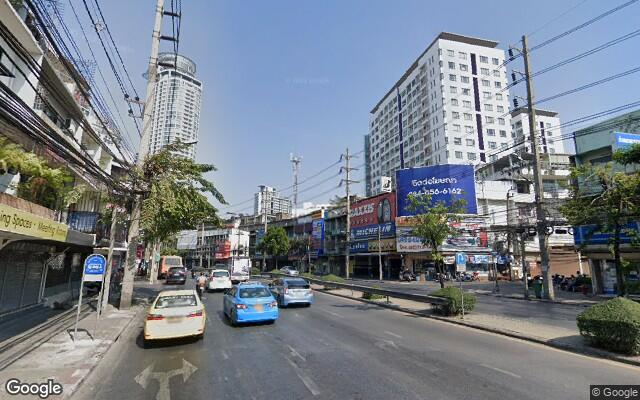
#> input picture rama3/0015_2.jpg, 640 x 400 px, found by its file name; its folder holds 4 pictures in this run
$ python batchResize.py
#> lines starting #> are read from the running program, lines starting #| are printed output that depends on the picture
import PIL
import os
import os.path
from PIL import Image

f = r'/rama3'
for file in os.listdir(f):
    f_img = f+"/"+file
    img = Image.open(f_img)
#> img is the input picture: PIL image 640x400 RGB; mean R, G, B 119.3, 127, 136.3
    img = img.resize((2048,1024))
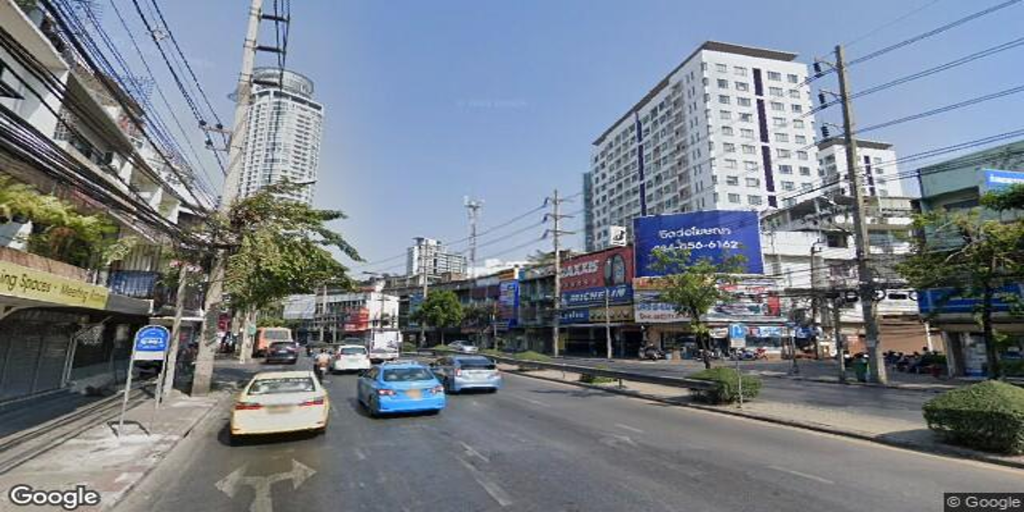
#> img: PIL image 2048x1024 RGB (shown at 1/2 size); mean R, G, B 119.3, 127, 136.3
    img.save(f_img)
#> pass 2 of the loop `for file in os.listdir(f):`:
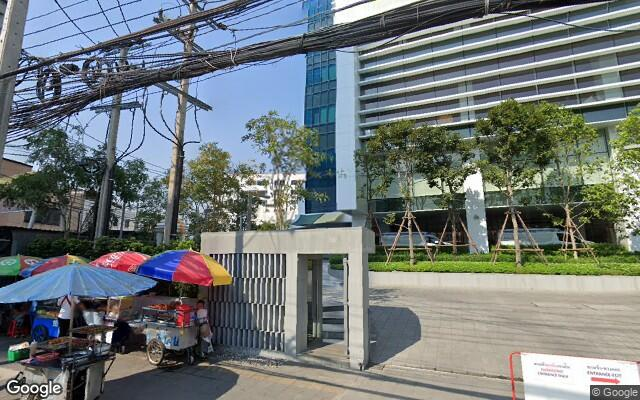
#> input picture rama3/0314_1.jpg, 640 x 400 px, found by its file name
#> img is the input picture: PIL image 640x400 RGB; mean R, G, B 113, 120.2, 120.5
#> `img = img.resize((2048,1024))`:
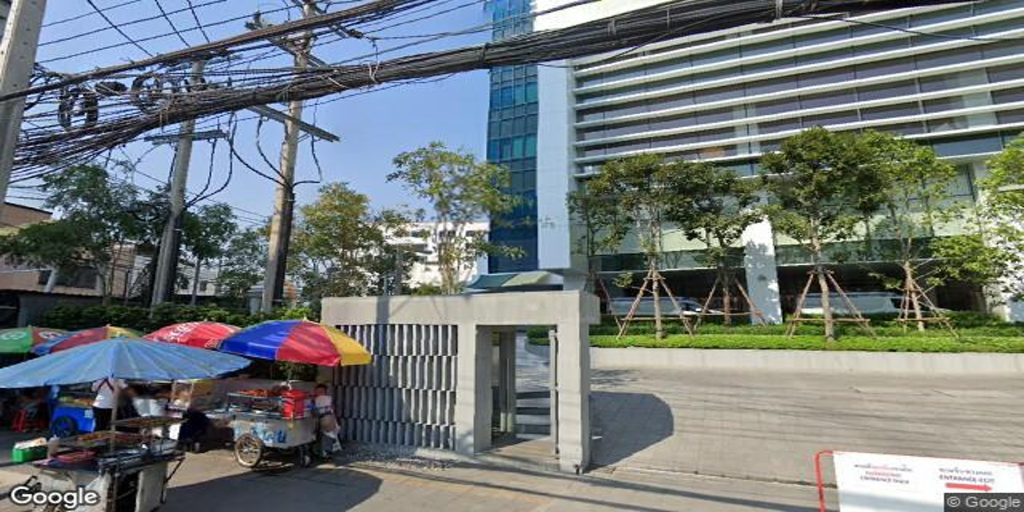
#> img: PIL image 2048x1024 RGB (shown at 1/2 size); mean R, G, B 113, 120.2, 120.5
#> pass 3 of the loop `for file in os.listdir(f):`:
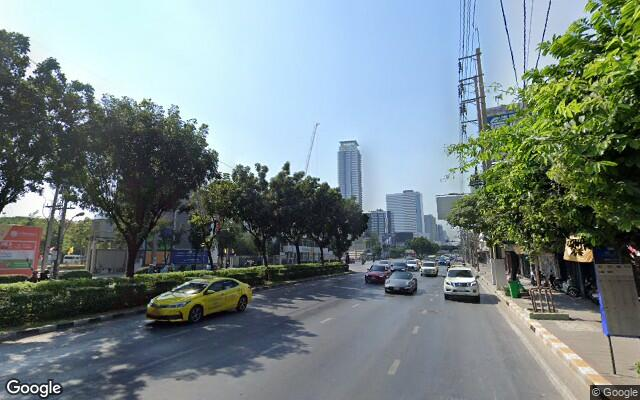
#> input picture rama3/0321_4.jpg, 640 x 400 px, found by its file name
#> img is the input picture: PIL image 640x400 RGB; mean R, G, B 117.5, 131.4, 131.9
#> `img = img.resize((2048,1024))`:
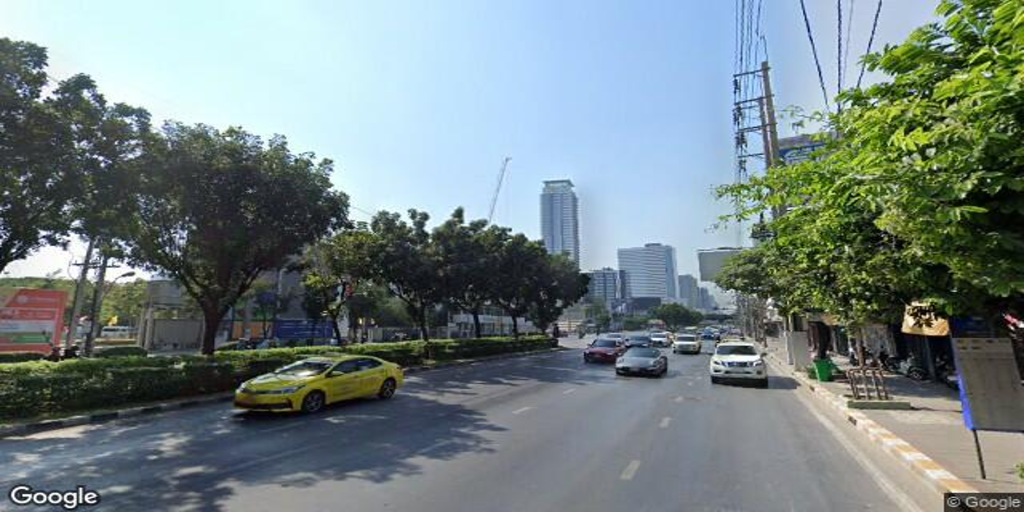
#> img: PIL image 2048x1024 RGB (shown at 1/2 size); mean R, G, B 117.5, 131.4, 131.9
#> the loop made 4 passes; the first 3 are shown
